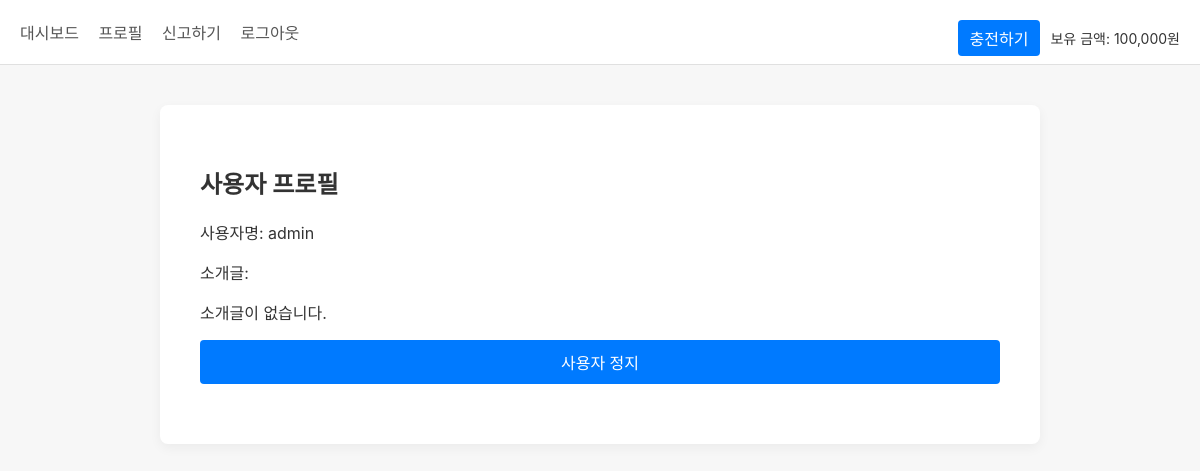
/user/96a18703-3976-452b-a80f-ff19957a9af6 (signed in), run on an earlier commit of the app's database.
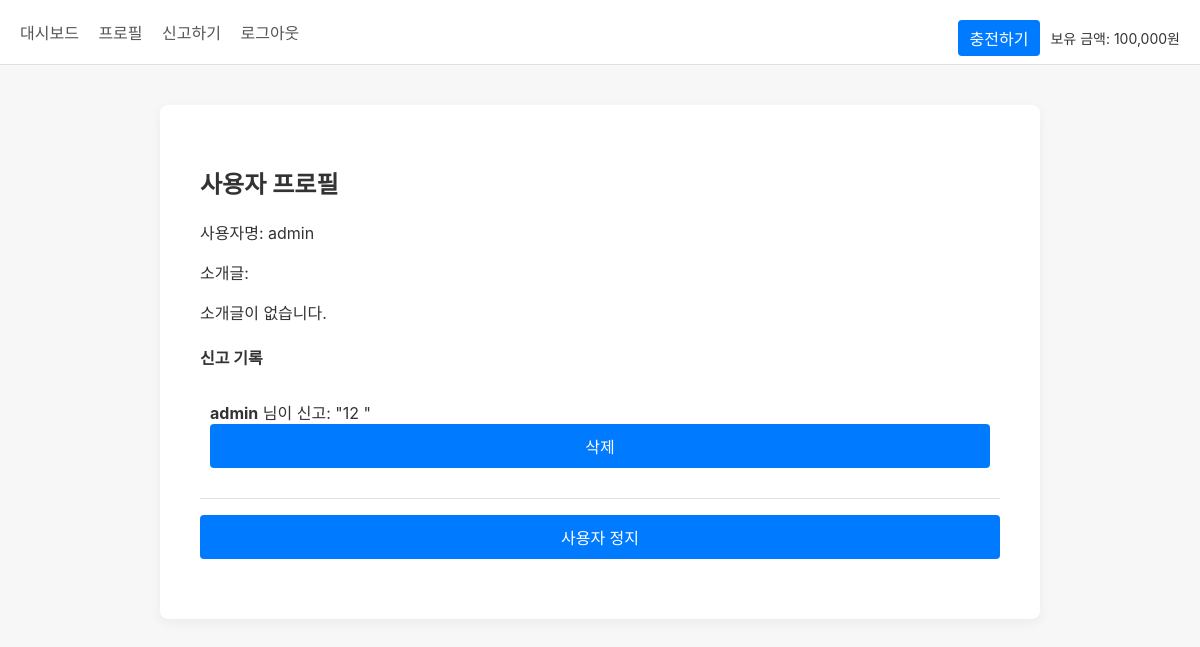
And on a later commit of the database.
### tables this page shows
CREATE TABLE report (
                id TEXT PRIMARY KEY,
                reporter_id TEXT NOT NULL,
                target_id TEXT NOT NULL,
                reason TEXT NOT NULL
            );

CREATE TABLE user (
                id TEXT PRIMARY KEY,
                username TEXT UNIQUE NOT NULL,
                password TEXT NOT NULL,
                bio TEXT,
                cash INTEGER DEFAULT 0,
                ban INTEGER DEFAULT 0,
                is_admin INTEGER DEFAULT 0
            );

### app.py (the view)
@app.route('/user/<user_id>')
def view_user_profile(user_id):
    db = get_db()
    cursor = db.cursor()
    cursor.execute("SELECT * FROM user WHERE id = ?", (user_id,))
    user_profile = cursor.fetchone()
    if not user_profile:
        flash("사용자를 찾을 수 없습니다.")
        return redirect(url_for('dashboard'))
    received_reports = []
    if g.user and g.user['is_admin'] == 1:
        cursor.execute("""
            SELECT
                report.id AS report_id,
                report.reason,
                reporter.username AS reporter_name
            FROM report
            JOIN user AS reporter ON report.reporter_id = reporter.id
            WHERE report.target_id = ?
        """, (user_id,))
        received_reports = cursor.fetchall()
    return render_template(
        'view_profile.html',
        target_user=user_profile,
        received_reports=received_reports
    )

### app.py (called while the page is built)
def get_db():
    db = getattr(g, '_database', None)
    if db is None:
        db = g._database = sqlite3.connect(DATABASE)
        db.row_factory = sqlite3.Row  # 결과를 dict처럼 사용하기 위함
    return db

@app.teardown_appcontext
def close_connection(exception):
    db = getattr(g, '_database', None)
    if db is not None:
        db.close()

@app.before_request
def load_user():
    g.user = None
    if 'user_id' in session:
        db = get_db()
        cursor = db.cursor()
        cursor.execute("""
            SELECT id, username, bio, cash, ban, is_admin
            FROM user WHERE id = ?
        """, (session['user_id'],))
        g.user = cursor.fetchone()
    else:
        if request.endpoint not in ('index', 'login', 'register', 'static'):
            return redirect(url_for('login'))

@app.before_request
def load_user():
    g.user = None
    if 'user_id' in session:
        db = get_db()
        cursor = db.cursor()
        cursor.execute("""
            SELECT id, username, bio, cash, ban, is_admin
            FROM user WHERE id = ?
        """, (session['user_id'],))
        g.user = cursor.fetchone()

@app.context_processor
def inject_user():
    return dict(user=g.user)

### templates/view_profile.html (shortened to what this page needs)
{% extends "base.html" %}
{% block content %}
<h2>사용자 프로필</h2>
<p>사용자명: {{ user.username }}</p>
<p>소개글:</p>
<p style="white-space: pre-line;">{{ user.bio or '소개글이 없습니다.' }}</p>
{% if received_reports %}
  <h4>신고 기록</h4>
  <ul>
    {% for r in received_reports %}
      <li>
        <strong>{{ r.reporter_name }}</strong> 님이 신고: "{{ r.reason }}"
        <form method="post" action="{{ url_for('delete_report', report_id=r.report_id) }}" style="display:inline;">
          <button type="submit" onclick="return confirm('이 신고를 삭제하시겠습니까?')">삭제</button>
        </form>
      </li>
    {% endfor %}
  </ul>
{% endif %}
{% if user and user['is_admin'] == 1 and user['id'] != target_user.id %}
  {% if target_user.ban == 1 %}
    <form method="post" action="{{ url_for('unban_user', user_id=target_user.id) }}">
      <button type="submit" onclick="return confirm('이 사용자의 정지를 해제하시겠습니까?')">정지 해제</button>
    </form>
  {% else %}
    <form method="post" action="{{ url_for('ban_user', user_id=target_user.id) }}">
      <button type="submit" onclick="return confirm('이 사용자를 정지하시겠습니까?')">사용자 정지</button>
    </form>
  {% endif %}
{% endif %}
{% endblock %}

What changed in the data, as far as the page shows it:
added report: reporter_name "admin", reason "12"
Also different on the page:
text now shown: "신고 기록"
